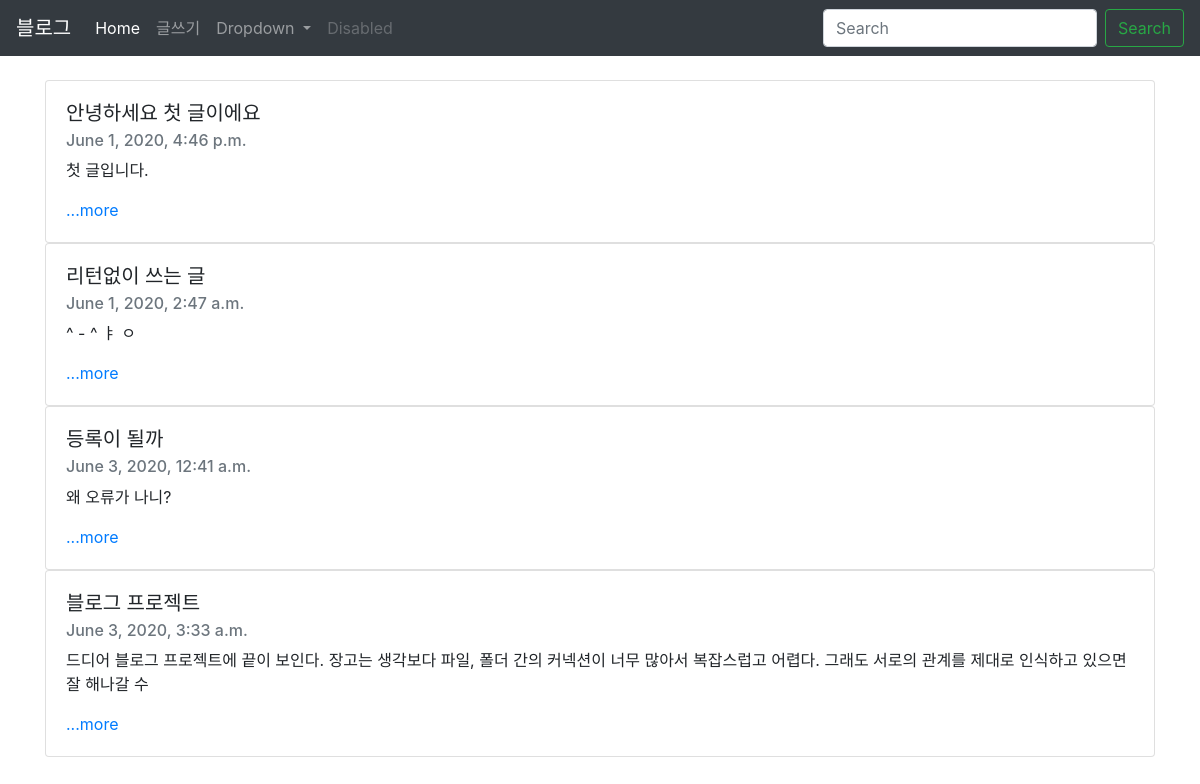
The page / on the database its author committed.
### blog/models.py (models this page shows, shortened)
class Blog(models.Model):
    title=models.CharField(max_length=200)
    pub_date=models.DateTimeField('date published')
    body=models.TextField()
    def summary(self):
        return self.body[:100]

### blog/views.py (the view)
# urls.py: 2. Add a URL to urlpatterns:  path('', views.home, name='home')
def home(request):
    blogs=Blog.objects #쿼리셋
    return render(request, 'home.html',{'blogs':blogs})

### blog/templates/home.html (shortened to what this page needs)
<head>
    <link rel="stylesheet" href="https://stackpath.bootstrapcdn.com/bootstrap/4.5.0/css/bootstrap.min.css">
</head>
{% extends 'base.html' %}
{% block contents%}
<body>
<br>
{% for blog in blogs.all %}
<div class="container">
    <div class="card" >
        <div class="card-body">
          <h5 class="card-title">{{blog.title}}</h5>
          <h6 class="card-subtitle mb-2 text-muted">{{blog.pub_date}}</h6>
          <p class="card-text">{{blog.summary}}</p>
          <a href="{% url 'detail' blog.id %}" class="card-link">...more</a>
        </div>
      </div>
  </div>
{% endfor %}
</body>
{% endblock %}

### myblog/templates/base.html (shortened to what this page needs)
<body>
    <nav class="navbar navbar-expand-lg navbar-dark bg-dark">
        <a class="navbar-brand" href="#">블로그</a>
        <div class="collapse navbar-collapse" id="navbarSupportedContent">
          <ul class="navbar-nav mr-auto">
            <li class="nav-item active">
              <a class="nav-link" href="{% url 'home' %}">Home <span class="sr-only">(current)</span></a>
            </li>
            <li class="nav-item">
              <a class="nav-link" href="{% url 'new' %}">글쓰기</a>
            </li>
            <li class="nav-item dropdown">
              <a class="nav-link dropdown-toggle" href="#" id="navbarDropdown" role="button" data-toggle="dropdown" aria-haspopup="true" aria-expanded="false">
                Dropdown
              </a>
            </li>
            <li class="nav-item">
              <a class="nav-link disabled" href="#" tabindex="-1" aria-disabled="true">Disabled</a>
            </li>
          </ul>
          <form class="form-inline my-2 my-lg-0">
            <input class="form-control mr-sm-2" type="search" placeholder="Search" aria-label="Search">
            <button class="btn btn-outline-success my-2 my-sm-0" type="submit">Search</button>
          </form>
        </div>
      </nav>
    {% block contents %}
    {% endblock %}
    </body>

### rows shown on the page
Blog: title "안녕하세요 첫 글이에요", pub_date "June 1, 2020, 4:46 p.m.", summary "첫 글입니다."
Blog: title "리턴없이 쓰는 글", pub_date "June 1, 2020, 2:47 a.m.", summary "^ - ^ ㅑ ㅇ"
Blog: title "등록이 될까", pub_date "June 3, 2020, 12:41 a.m.", summary "왜 오류가 나니?"
Blog: title "블로그 프로젝트", pub_date "June 3, 2020, 3:33 a.m.", summary "드디어 블로그 프로젝트에 끝이 보인다. 장고는 생각보다 파일, 폴더 간의 커넥션이 너무 많아서 복잡스럽고 어렵다. 그래도 서로의 관계를 제대로 인식하고 있으면 잘 해나갈 수"
